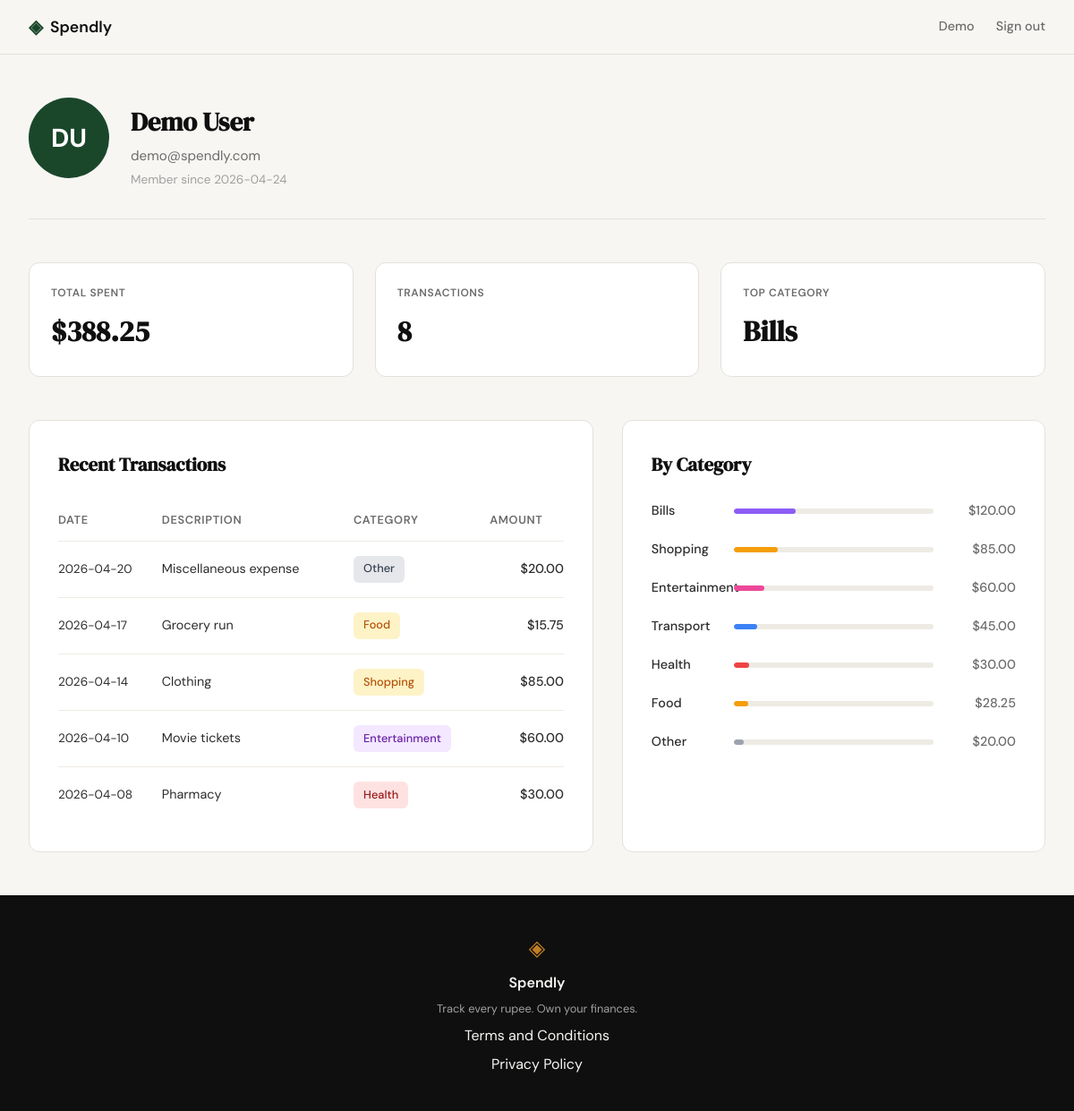
Screenshot of /profile (signed in) with the database file from the repository.
### tables this page shows
CREATE TABLE users (
            id            INTEGER PRIMARY KEY AUTOINCREMENT,
            name          TEXT    NOT NULL,
            email         TEXT    UNIQUE NOT NULL,
            password_hash TEXT    NOT NULL,
            created_at    TEXT    DEFAULT (datetime('now'))
        );

CREATE TABLE expenses (
            id          INTEGER PRIMARY KEY AUTOINCREMENT,
            user_id     INTEGER NOT NULL REFERENCES users(id),
            amount      REAL    NOT NULL,
            category    TEXT    NOT NULL,
            date        TEXT    NOT NULL,
            description TEXT,
            created_at  TEXT    DEFAULT (datetime('now'))
        );

### app.py (the view)
@app.route("/profile")
def profile():
    if not session.get("user_id"):
        return redirect(url_for("login"))
    user = get_user_by_id(session["user_id"])
    if user is None:
        abort(404)
    expenses = get_user_expenses(session["user_id"])
    stats = get_user_stats(session["user_id"])
    categories = get_category_breakdown(session["user_id"])
    return render_template(
        "profile.html",
        user=user,
        expenses=expenses,
        stats=stats,
        categories=categories
    )

### app.py (called while the page is built)
@app.context_processor
def inject_user():
    user = None
    if session.get("user_id"):
        user = get_user_by_id(session["user_id"])
    return {'current_user': user}

### database/db.py (called while the page is built)
def get_db():
    db_path = os.path.join(os.path.dirname(__file__), '..', 'spendly.db')
    conn = sqlite3.connect(db_path)
    conn.row_factory = sqlite3.Row
    conn.execute('PRAGMA foreign_keys = ON')
    return conn

def get_user_by_id(user_id):
    conn = get_db()
    cursor = conn.cursor()
    cursor.execute('SELECT * FROM users WHERE id = ?', (user_id,))
    user = cursor.fetchone()
    conn.close()
    return user

def get_user_expenses(user_id):
    conn = get_db()
    cursor = conn.cursor()
    cursor.execute(
        'SELECT * FROM expenses WHERE user_id = ? ORDER BY date DESC',
        (user_id,)
    )
    expenses = cursor.fetchall()
    conn.close()
    return expenses

def get_user_stats(user_id):
    conn = get_db()
    cursor = conn.cursor()
    cursor.execute(
        'SELECT SUM(amount) FROM expenses WHERE user_id = ?',
        (user_id,)
    )
    total_spent = cursor.fetchone()[0] or 0.0
    cursor.execute(
        'SELECT COUNT(*) FROM expenses WHERE user_id = ?',
        (user_id,)
    )
    transaction_count = cursor.fetchone()[0] or 0
    cursor.execute(
        'SELECT category, SUM(amount) FROM expenses WHERE user_id = ? GROUP BY category ORDER BY SUM(amount) DESC LIMIT 1',
        (user_id,)
    )
    top_result = cursor.fetchone()
    top_category = top_result[0] if top_result else None
    conn.close()
    return {
        'total_spent': total_spent,
        'transaction_count': transaction_count,
        'top_category': top_category
    }

def get_category_breakdown(user_id):
    conn = get_db()
    cursor = conn.cursor()
    cursor.execute(
        'SELECT category, SUM(amount) as total_amount FROM expenses WHERE user_id = ? GROUP BY category ORDER BY total_amount DESC',
        (user_id,)
    )
    categories = [dict(row) for row in cursor.fetchall()]
    conn.close()
    return categories

### templates/profile.html (shortened to what this page needs)
{% extends "base.html" %}
{% block content %}
<section class="profile-section">
    <div class="profile-inner">
        <div class="profile-header">
            <div class="profile-user-info">
                <div class="profile-avatar">
                    {% set initials = (user.name.split()[0][0] + user.name.split()[-1][0]).upper() if ' ' in user.name else user.name[0].upper() %}
                    {{ initials }}
                </div>
                <div class="profile-user-details">
                    <h1 class="profile-name">{{ user.name }}</h1>
                    <p class="profile-email">{{ user.email }}</p>
                    <p class="profile-meta">Member since {{ user.created_at[:10] }}</p>
                </div>
            </div>
        </div>
        <div class="profile-stats">
            <div class="stat-card">
                <span class="stat-label">TOTAL SPENT</span>
                <span class="stat-value">${{ "%.2f"|format(stats.total_spent) }}</span>
            </div>
            <div class="stat-card">
                <span class="stat-label">TRANSACTIONS</span>
                <span class="stat-value">{{ stats.transaction_count }}</span>
            </div>
            <div class="stat-card">
                <span class="stat-label">TOP CATEGORY</span>
                <span class="stat-value">{{ stats.top_category or "—" }}</span>
            </div>
        </div>
        <div class="profile-content">
            <div class="transactions-section">
                <h2 class="section-title">Recent Transactions</h2>
                <table class="transactions-table">
                    <thead>
                        <tr>
                            <th>DATE</th>
                            <th>DESCRIPTION</th>
                            <th>CATEGORY</th>
                            <th>AMOUNT</th>
                        </tr>
                    </thead>
                    <tbody>
                        {% for expense in expenses[:5] %}
                        <tr>
                            <td class="date-cell">{{ expense['date'] }}</td>
                            <td class="description-cell">{{ expense['description'] }}</td>
                            <td class="category-cell">
                                <span class="category-badge category-{{ expense['category'].lower() }}">
                                    {{ expense['category'] }}
                                </span>
                            </td>
                            <td class="amount-cell">${{ "%.2f"|format(expense['amount']) }}</td>
                        </tr>
                        {% endfor %}
                    </tbody>
                </table>
            </div>
            <div class="breakdown-section">
                <h2 class="section-title">By Category</h2>
                <div class="category-bars">
                    {% set total = stats.total_spent %}
                    {% for category_data in categories %}
                        {% set category_name = category_data.category %}
                        {% set category_amount = category_data.total_amount %}
                        {% set percentage = (category_amount / total * 100) if total > 0 else 0 %}
                        <div class="category-bar-row">
                            <span class="category-name">{{ category_name }}</span>
                            <div class="category-bar-container">
                                <div class="category-bar category-bar-{{ category_name.lower() }}" style="width: {{ percentage }}%"></div>
                            </div>
                            <span class="category-amount">${{ "%.2f"|format(category_amount) }}</span>
                        </div>
                    {% endfor %}
                </div>
            </div>
        </div>
    </div>
</section>
{% endblock %}

### templates/base.html (shortened to what this page needs)
<!DOCTYPE html>
<html lang="en">
<head>
    <link rel="stylesheet" href="{{ url_for('static', filename='css/style.css') }}">
</head>
<body>
    <nav class="navbar">
        <div class="nav-inner">
            <a href="{{ url_for('landing') }}" class="nav-brand">
                <span class="brand-icon">◈</span>
                <span class="brand-name">Spendly</span>
            </a>
            <div class="nav-links">
                {% if current_user %}
                    <a href="{{ url_for('profile') }}">{{ current_user.name.split()[0] }}</a>
                    <a href="{{ url_for('logout') }}">Sign out</a>
                {% else %}
                    <a href="{{ url_for('login') }}">Sign in</a>
                    <a href="{{ url_for('register') }}" class="nav-cta">Get started</a>
                {% endif %}
            </div>
        </div>
    </nav>
    <main class="main-content">
        {% block content %}{% endblock %}
    </main>
    <footer class="footer">
        <div class="footer-inner">
            <span class="brand-icon">◈</span>
            <span class="footer-name">Spendly</span>
            <p class="footer-copy">Track every rupee. Own your finances.</p>
            <p><a href="/terms">Terms and Conditions</a> </p>
            <p><a href="{{ url_for('privacy') }}">Privacy Policy</a></p>
        </div>
    </footer>
</body>
</html>

### rows the page displays
users: name "Demo", name "Demo User", email "demo@spendly.com", created_at "2026-04-24"
expenses: category "Bills", {{ percentage }} 30.907920154539603 (drawn), amount "120.00"
expenses: date "2026-04-20", description "Miscellaneous expense", category "Other", amount "20.00", {{ percentage }} 5.1513200257566 (drawn)
expenses: date "2026-04-17", description "Grocery run", category "Food", amount "15.75"
expenses: date "2026-04-14", description "Clothing", category "Shopping", amount "85.00", {{ percentage }} 21.89311010946555 (drawn)
expenses: date "2026-04-10", description "Movie tickets", category "Entertainment", amount "60.00", {{ percentage }} 15.453960077269802 (drawn)
expenses: date "2026-04-08", description "Pharmacy", category "Health", amount "30.00", {{ percentage }} 7.726980038634901 (drawn)
expenses: category "Transport", {{ percentage }} 11.59047005795235 (drawn), amount "45.00"

### other values shown
{{ initials }} "DU"
{{ "%.2f"|format(stats.total_spent) }} "388.25"
{{ stats.transaction_count }} "8"
{{ category_name }} "Food"
{{ "%.2f"|format(category_amount) }} "28.25"
